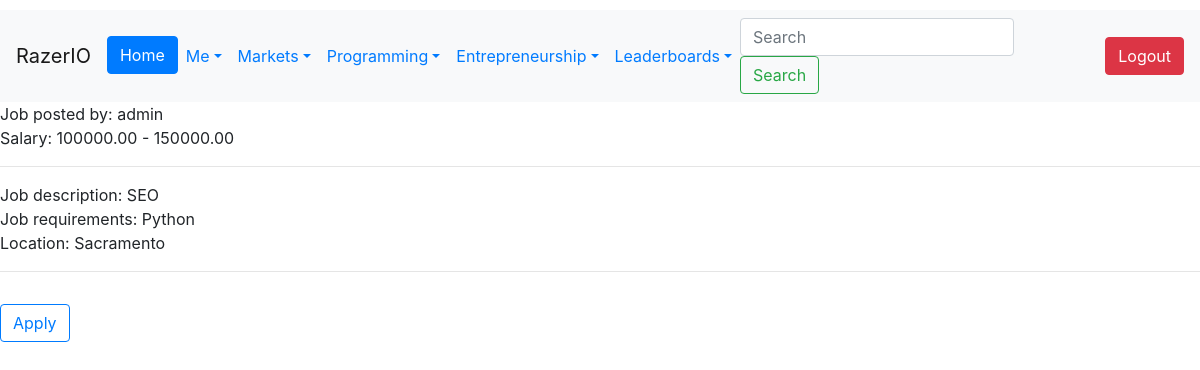
The page /market/jobs/1/ (signed in) on the database its author committed.
### Jobs/models.py (models this page shows)
class JobListing(models.Model):
    Poster = models.ForeignKey(User, on_delete=models.CASCADE)
    Company = models.ForeignKey(Company, on_delete=models.CASCADE)
    Job_Title = models.CharField(max_length=50)
    Job_Description = models.TextField(max_length=5000, null=True, blank=True)
    Job_Requirements = models.TextField(max_length=5000, null=True, blank=True)
    salary_min = models.DecimalField(max_digits=10, decimal_places=2, null=True, blank=True)
    salary_max = models.DecimalField(max_digits=10, decimal_places=2, null=True, blank=True)
    Category = models.CharField(choices=Job_Categories, max_length=50)
    Job_Status = models.CharField(choices=Job_Status_Choices, max_length=10)
    Location = models.CharField(choices=Locations, max_length=50)
    Date_Posted = models.DateTimeField(auto_now_add=True)
    MinimumExperience = models.IntegerField(null=True, blank=True)
    ApplicationURL = models.URLField(default='https://www.mycompany.com/applyhere')
    NumberRecruiting = models.IntegerField(null=True, blank=True)
    Experience_Level = models.CharField(choices=EXPERIENCE_LEVEL_CHOICES,
                                        max_length=20, null=True, blank=True)
    def __str__(self):
        return f'{self.Job_Title} at {self.Company}'

### Users/models.py (models this page shows, shortened)
class CustomUser(AbstractUser):
    Bio = models.CharField(max_length=240, default='')
    Salary = models.IntegerField(default=0)
    Company = models.ForeignKey('Company.Company', on_delete=models.CASCADE,
                                   null=True, blank=True)
    Country = models.ForeignKey(Country, on_delete=models.CASCADE, null=True)
    Region = models.ForeignKey(Region, on_delete=models.CASCADE, null=True)
    ProfilePic = models.ImageField(upload_to=upload_to, null=True, blank=True)
    Skill = models.ManyToManyField(Skill, through="User_Skill")
    Company_Verified_Email = models.BooleanField(default=False)
    badges = models.JSONField(default=dict)
    def __str__(self):
        return self.username

### Jobs/views.py (the view)
# urls.py: path('jobs/<int:id>/', JobPosting, name='jobposting'),
def JobPosting(request, id):
    job = JobListing.objects.get(id=id)
    context = {
        'job':job
    }
    return render(request, 'jobposting.html', context=context)

### Company/models.py (called while the page is built)
    def __str__(self):
        return self.Name

### templates/jobposting.html (shortened to what this page needs)
{% extends "base.html" %}
{% block content %}
Job posted by: {{ job.Poster }}
<br>
Salary: {{ job.salary_min }} - {{ job.salary_max }}
<hr>
Job description: {{ job.Job_Description }}
<br>
Job requirements: {{ job.Job_Requirements }}
<br>
Location: {{ job.Location }}
<hr>
<a href="{% url 'apply_to_job' id=job.id %}" class="btn btn-outline-primary mt-3">Apply</a>
{% endblock %}

### rows shown on the page
JobListing: Poster "admin", salary_min "100000.00", salary_max "150000.00", Job_Description "SEO", Job_Requirements "Python", Location "Sacramento"
